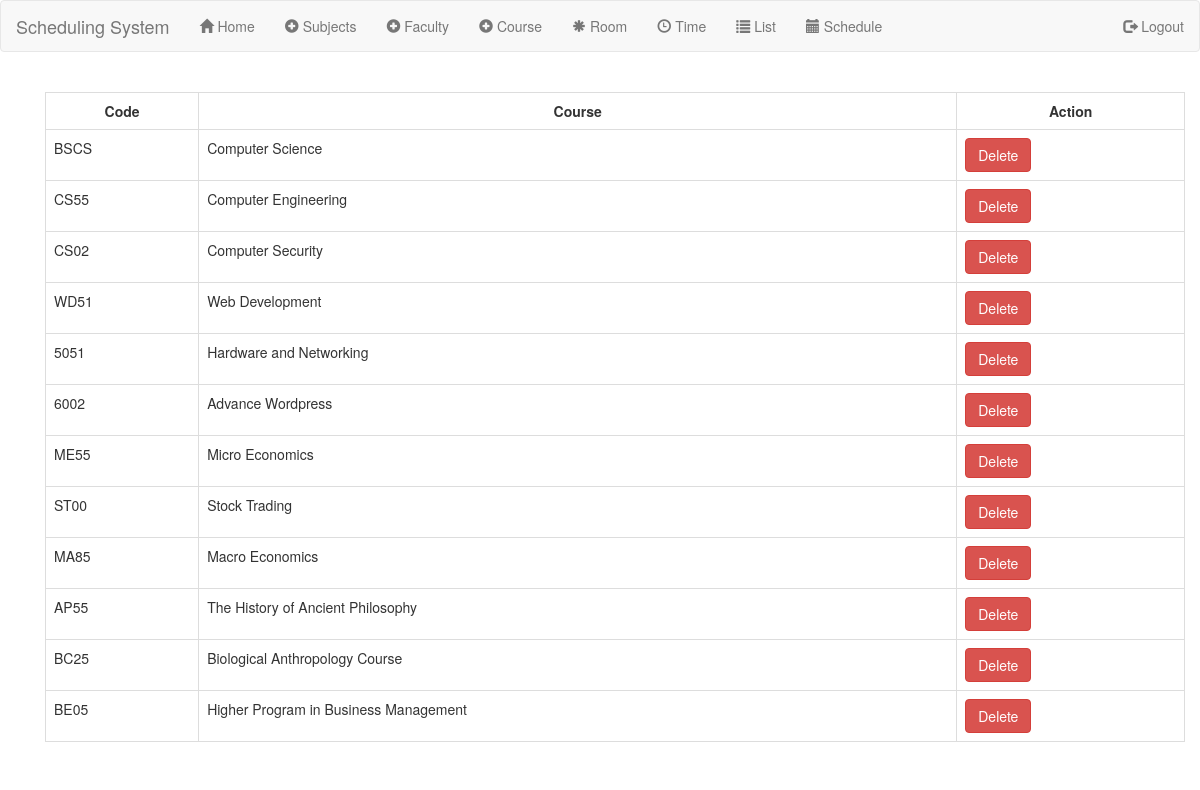
The page /corlist.php on the database its author committed.
### tables this page shows
CREATE TABLE `course` (
  `course_id` int(11) NOT NULL,
  `course_code` varchar(259) NOT NULL,
  `course_name` varchar(250) NOT NULL
);

### corlist.php (the view, shortened to what this page needs)
<?php
   include_once("header.php");
   include_once("navbar.php");
?>
<html>
<head>
</head>
<body><br>
<div class="container">
<body>
    <?php
     echo "<tr>
            <td>";
               $connect = mysqli_connect('localhost', 'root', '', 'schedule')or die("couldn't connect to the database!");
                    $query = ("SELECT * FROM course");
                    $result = mysqli_query($connect, $query) or die(mysqli_error());
                    echo "<div class='container'><table width='' class='table table-bordered' border='1' >
                            <tr>
                                <th>Code</th>
                                <th>Course</th>
                                <th>Action</th>
                            </tr>";
                        while($row = mysqli_fetch_array($result))
                        {
                        echo "<tr>";
                        echo "<td>" . $row['course_code'] . "</td>";
                        echo "<td>" . $row['course_name'] . "</td>";
                        echo "<td><form class='form-horizontal' method='post' action='corlist.php'>
                        <input name='course_id' type='hidden' value='".$row['course_id']."';>
                        <input type='submit' class='btn btn-danger' name='delete' value='Delete'>
                        </form></td>";
                        echo "</tr>";
                        }
                    echo "</table>";
            echo "</td>
        </tr>";
    ?>
</div>
    </body>
    </html>
<?php
   include_once("footer.php");
?>

### header.php (shortened to what this page needs)
<!DOCTYPE html>
<html>
<head>
	<link rel="stylesheet" type="text/css" href="style.css">
	<link rel="stylesheet" type="text/css" href="styletwo.css">
	<link rel="stylesheet" href="css/bootstrap.min.css">
</head>

### navbar.php (shortened to what this page needs)
<?php
 include_once("header.php");
?>
<html>
<head>
<link rel="stylesheet" href="https://maxcdn.bootstrapcdn.com/bootstrap/3.3.7/css/bootstrap.min.css">
</head>
<body>
<nav class="navbar navbar-default">
    <div class="container-fluid">
    <div class="navbar-header">
      <a class="navbar-brand" href="home.php"> Scheduling System</a>
    </div>
    <div>
    <ul class="nav navbar-nav">
        <li><a href="home.php"><span class="glyphicon glyphicon-home"></span> Home</a></li>
        <li><a href="addsubject.php"><span class="glyphicon glyphicon-plus-sign"></span> Subjects</a></li>
        <li><a href="addfaculty.php"><span class="glyphicon glyphicon-plus-sign"></span> Faculty</a></li>
        <li><a href="addcourse.php"><span class="glyphicon glyphicon-plus-sign"></span> Course</a></li>
		<li><a href="addroom.php"><span class="glyphicon glyphicon-asterisk"></span> Room</a></li>
		<li><a href="addtime.php"><span class="glyphicon glyphicon-time"></span> Time</a></li>
        <li><a href="list.php"><span class="glyphicon glyphicon-list"></span> List</a></li>
        <li><a href="tablelist.php"><span class="glyphicon glyphicon-calendar"></span> Schedule</a></li>
    	</ul>
		<ul class="nav navbar-nav navbar-right">
		<li><a href="Index.php"><span class="glyphicon glyphicon-log-out"></span> Logout</a></li>
    </ul></div>
  </div>
</nav>
</body>
</html>

### footer.php
</body>
</html>

### corlist.php (style rules this page uses)
body { background-image: url(); background-color: white; }
th { text-align: center; }
tr { height: 30px; }
td { padding-top: 5px; padding-left: 20px; padding-bottom: 5px; height: 20px; }

### rows shown on the page
course: course_code "BSCS", course_name "Computer Science"
course: course_code "CS55", course_name "Computer Engineering"
course: course_code "CS02", course_name "Computer Security"
course: course_code "WD51", course_name "Web Development"
course: course_code "5051", course_name "Hardware and Networking"
course: course_code "6002", course_name "Advance Wordpress"
course: course_code "ME55", course_name "Micro Economics"
course: course_code "ST00", course_name "Stock Trading"
course: course_code "MA85", course_name "Macro Economics"
course: course_code "AP55", course_name "The History of Ancient Philosophy"
course: course_code "BC25", course_name "Biological Anthropology Course"
course: course_code "BE05", course_name "Higher Program in Business Management"
